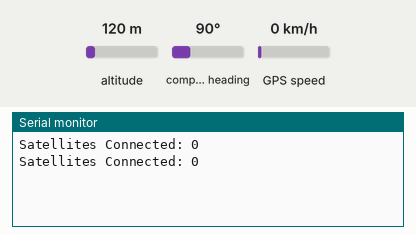
Simulated run of this sketch. Board: ESP32. On the bench: the last lines printed to the serial monitor. Inputs (shaded band) come from the test bench; at power-on: GPS speed 0 km/h, altitude 120 m, compass heading 90°. The GPS gets a fix after 3 s at 37.7749, -122.4194 with 8 satellites.

Above: at 1.2 s.
1.3 s: GPS speed set to 2 km/h
At 3.8 s:
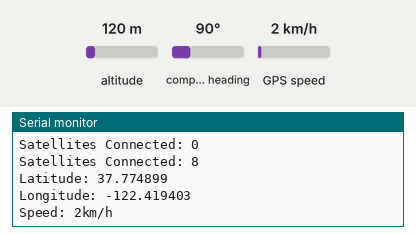
4.5 s: GPS speed set to 30 km/h
At 5.6 s:
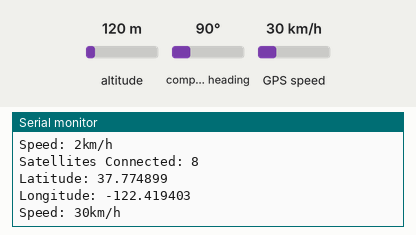

The sketch:

Parse_Data.ino
```cpp
#include <HardwareSerial.h>
#include <TinyGPS++.h>

HardwareSerial gpsSerial(1);  // select which UART bridge to use, UART0 is used for USB data transfer
TinyGPSPlus gps;  // creates identifier for TinyGPSPlus library

int gpsSatellites = 0;

float gpsLatitude = 0;
float gpsLongitude = 0;

int gpsSpeed = 0;


void setup(){
  Serial.begin(115200); // connect serial
  gpsSerial.begin(9600, SERIAL_8N1, 22, 21); // connect gps sensor
}


void loop(){
  while(gpsSerial.available()){
    gps.encode(gpsSerial.read());
  }

  if (gps.satellites.isUpdated()) {
    gpsSatellites = gps.satellites.value();
    Serial.print("Satellites Connected: "); Serial.println(gpsSatellites);
  }

  if (gps.location.isUpdated()) {
    gpsLatitude = gps.location.lat(), 6;
    gpsLongitude = gps.location.lng(), 6;
    Serial.print("Latitude: "); Serial.println(gpsLatitude, 6);
    Serial.print("Longitude: "); Serial.println(gpsLongitude, 6);
  }

  if (gps.speed.isUpdated()) {
    gpsSpeed = gps.speed.kmph();
    Serial.print("Speed: "); Serial.print(gpsSpeed); Serial.println("km/h");
  }

}
```

Measured:
- after the input at 1.3 s, the serial monitor: prints a new line after 1.7 s (image 1)
- after the input at 4.5 s, the serial monitor: prints a new line after 0.52 s (image 2)
